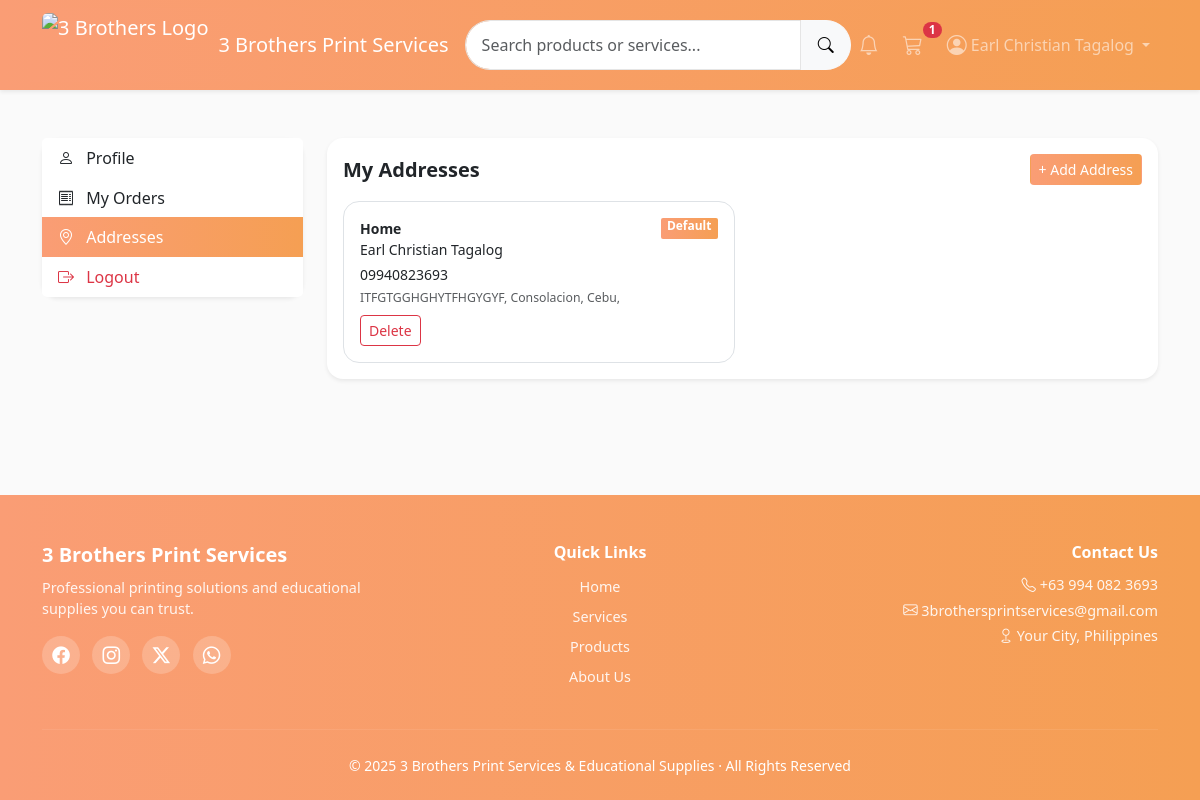
Screenshot of /addresses.php (signed in) with the database file from the repository.
### tables this page shows
CREATE TABLE `user_addresses` (
  `id` int(11) NOT NULL,
  `user_id` int(11) NOT NULL,
  `label` varchar(50) DEFAULT NULL,
  `full_name` varchar(100) DEFAULT NULL,
  `phone` varchar(20) DEFAULT NULL,
  `address` text DEFAULT NULL,
  `zip_code` varchar(20) DEFAULT NULL,
  `is_default` tinyint(1) DEFAULT 0,
  `created_at` timestamp NOT NULL DEFAULT current_timestamp(),
  `region_code` varchar(10) DEFAULT NULL,
  `region_name` varchar(100) DEFAULT NULL,
  `province_code` varchar(10) DEFAULT NULL,
  `province_name` varchar(100) DEFAULT NULL,
  `city_code` varchar(10) DEFAULT NULL,
  `city_name` varchar(100) DEFAULT NULL,
  `barangay_code` varchar(10) DEFAULT NULL,
  `barangay_name` varchar(100) DEFAULT NULL
);

### addresses.php (the view, shortened to what this page needs)
<?php
include 'includes/header.php';
include 'database/db.php';
$user_id = $_SESSION['user_id'];
$stmt = $conn->prepare("
    SELECT * FROM user_addresses
    WHERE user_id = ?
    ORDER BY is_default DESC, id DESC
");
$stmt->bind_param("i", $user_id);
$stmt->execute();
$addresses = $stmt->get_result();
?>
<section class="py-5">
    <div class="container">
        <div class="row g-4">
            <div class="col-lg-3">
                <div class="card border-0 shadow-sm">
                    <div class="list-group list-group-flush profile-menu">
                        <a class="list-group-item" href="profile.php">
                            <i class="bi bi-person"></i> Profile
                        </a>
                        <a class="list-group-item" href="orders.php">
                            <i class="bi bi-receipt"></i> My Orders
                        </a>
                        <a class="list-group-item active" style="background: var(--brand-gradient); color: white;"
                            href="addresses.php">
                            <i class="bi bi-geo-alt"></i> Addresses
                        </a>
                        <a class="list-group-item text-danger" href="logout.php">
                            <i class="bi bi-box-arrow-right"></i> Logout
                        </a>
                    </div>
                </div>
            </div>
            <div class="col-lg-9">
                <div class="card border-0 shadow-sm">
                    <div class="card-body">
                        <div class="d-flex justify-content-between align-items-center mb-3">
                            <h5 class="fw-semibold mb-0">My Addresses</h5>
                            <button class="btn btn-sm" style="background: var(--brand-gradient); color: white;"
                                data-bs-toggle="modal" data-bs-target="#addAddressModal">
                                + Add Address
                            </button>
                        </div>
                        <div class="row g-3">
                            <?php while ($row = $addresses->fetch_assoc()): ?>
                            <div class="col-md-6">
                                <div class="border rounded-4 p-3 h-100">
                                    <div class="d-flex justify-content-between">
                                        <strong><?= htmlspecialchars($row['label']) ?></strong>
                                        <?php if ($row['is_default']): ?>
                                        <span class="badge"
                                            style="background: var(--brand-gradient); color: white;">Default</span>
                                        <?php endif; ?>
                                    </div>
                                    <p class="mb-1"><?= htmlspecialchars($row['full_name']) ?></p>
                                    <p class="mb-1"><?= htmlspecialchars($row['phone']) ?></p>
                                    <p class="text-muted small mb-2">
                                        <?= htmlspecialchars($row['address']) ?>,
                                        <?= htmlspecialchars($row['city_name']) ?>,
                                        <?= htmlspecialchars($row['province_name']) ?>,
                                    </p>
                                    <div class="d-flex gap-2">
                                        <a href="address/delete.php?id=<?= $row['id'] ?>"
                                            class="btn btn-sm btn-outline-danger"
                                            onclick="return confirm('Delete this address?')">
                                            Delete
                                        </a>
                                    </div>
                                </div>
                            </div>
                            <?php endwhile; ?>
                        </div>
                    </div>
                </div>
            </div>
        </div>
    </div>
</section>
<?php include 'includes/footer.php'; ?>

### css/style.css (style rules this page uses)
:root { --brand-gradient: linear-gradient(90deg, rgba(250, 157, 117, 1) 0%, rgba(245, 159, 83, 1) 100%); --brand-dark: #5a2f1d; --wizard-active: #f9a36b; --wizard-muted: #d9d9d9; --wizard-text-muted: #b5b5b5; }
body { font-family: "Segoe UI", Tahoma, Geneva, Verdana, sans-serif; background-color: #fafafa; }
.card, .card-body { position: relative; z-index: 1; }
.card { border: none; border-radius: 16px; }
.card-body { font-size: 14px; }
.badge { font-size: 12px; border-radius: 2px; padding: 2px 6px; }
.profile-menu .list-group-item { border: none; }
.profile-menu .list-group-item i { margin-right: 8px; }

### rows the page displays
user_addresses: label "Home", is_default "Default", full_name "Earl Christian Tagalog", phone "09940823693", address "ITFGTGGHGHYTFHGYGYF", city_name "Consolacion", province_name "Cebu"

### other values shown
$cartCount "1"
$_SESSION['name'] "Earl Christian Tagalog"
